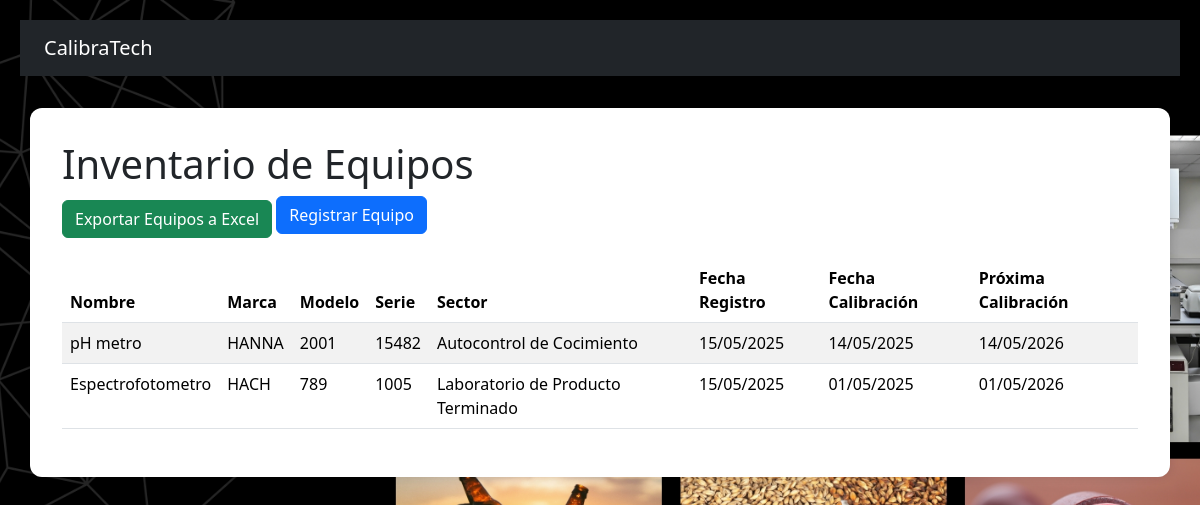
The app's page /registro/lista/ with its own data.
### registro/models.py (models this page shows, shortened)
class Equipo(models.Model):
    nombre = models.CharField(max_length=100)
    marca = models.CharField(max_length=100)
    modelo = models.CharField(max_length=100)
    serie = models.CharField(max_length=100, unique=True)
    SECTORES = [
        ('Laboratorio de Materias Primas', 'Laboratorio de Materias Primas'),
        ('Laboratorio de Producto Terminado', 'Laboratorio de Producto Terminado'),
        ('Laboratorio de Microbiología', 'Laboratorio de Microbiología'),
        ('Laboratorio de Materiales', 'Laboratorio de Materiales'),
        ('Autocontrol de Cocimiento', 'Autocontrol de Cocimiento'),
        ('Autocontrol de Fermentación', 'Autocontrol de Fermentación'),
        ('Autocontrol de Servicios', 'Autocontrol de Servicios'),
        ('Autocontrol de BTS', 'Autocontrol de BTS'),
        ('Autocontrol de PTA', 'Autocontrol de PTA'),
        ('Autocontrol de Filtros', 'Autocontrol de Filtros'),
        ('Autocontrol de Envasado', 'Autocontrol de Envasado'),
        ('Autocontrol de Sala de Válvulas', 'Autocontrol de Sala de Válvulas'),
    ]
    sector = models.CharField(max_length=50, choices=SECTORES)
    fecha_registro = models.DateTimeField(auto_now_add=True)
    fecha_calibracion = models.DateField(null=True)
    fecha_proxima_calibracion = models.DateField(null=True)

### registro/views.py (the view)
# urls.py: path('lista/', views.registro_lista, name='registro_lista'),
def registro_lista(request):
    equipos = Equipo.objects.all()
    return render(request, 'registro/lista.html', {'equipos': equipos})

### registro/templates/registro/lista.html
{% extends 'registro/base.html' %}
{% load static %}
{% block content %}
  <h1>Inventario de Equipos</h1>
  <a href="{% url 'exportar_equipos' %}" class="btn btn-success mb-3">
    Exportar Equipos a Excel
  </a>
  <a href="{% url 'add_equipo' %}" class="btn btn-primary mb-4">
    Registrar Equipo
  </a>
  {% if equipos %}
    <table class="table table-striped">
      <thead>
        <tr>
          <th>Nombre</th>
          <th>Marca</th>
          <th>Modelo</th>
          <th>Serie</th>
          <th>Sector</th>
          <th>Fecha Registro</th>
          <th>Fecha Calibración</th>
          <th>Próxima Calibración</th>
        </tr>
      </thead>
      <tbody>
        {% for equipo in equipos %}
          <tr>
            <td>{{ equipo.nombre }}</td>
            <td>{{ equipo.marca }}</td>
            <td>{{ equipo.modelo }}</td>
            <td>{{ equipo.serie }}</td>
            <td>{{ equipo.sector }}</td>
            <td>{{ equipo.fecha_registro|date:"d/m/Y" }}</td>
            <td>{{ equipo.fecha_calibracion|date:"d/m/Y" }}</td>
            <td>{{ equipo.fecha_proxima_calibracion|date:"d/m/Y" }}</td>
          </tr>
        {% endfor %}
      </tbody>
    </table>
  {% else %}
    <p>No hay equipos registrados.</p>
  {% endif %}
{% endblock %}

### registro/templates/registro/base.html
{% extends 'base.html' %}
{% load static %}
{% block background_style %}
style="background-image: url('{% static "images/registro1.jpg" %}'); background-size: cover; background-position: center; background-color: rgba(240,242,245,0.7);"
{% endblock %}

### templates/base.html (shortened to what this page needs)
{% load static %}
<!DOCTYPE html>
<html lang="es">
<head>
    <link href="https://cdn.jsdelivr.net/npm/bootstrap@5.3.3/dist/css/bootstrap.min.css" rel="stylesheet">
</head>
<body {% block background_style %}style="background-image: url('{% static 'images/repuestos1.jpg' %}'); background-size: cover; background-position: center; background-color: rgba(240, 242, 245, 0.7);"{% endblock %}>
    <nav class="navbar navbar-expand-lg navbar-dark bg-dark px-4">
        <a class="navbar-brand" href="/">CalibraTech</a>
    </nav>
    <div class="container">
        {% block content %}{% endblock %}
    </div>
</body>
</html>

### templates/base.html (style rules this page uses)
.container { background-color: white; border-radius: 12px; padding: 2rem; box-shadow: 0 0 10px rgba(0,0,0,0.1); }
.navbar { margin-bottom: 2rem; }
body { font-family: 'Segoe UI', sans-serif; margin: 0; padding: 20px; height: 100vh; }

### records on screen
Equipo: nombre "pH metro", marca "HANNA", modelo "2001", serie "15482", sector "Autocontrol de Cocimiento", fecha_registro "15/05/2025", fecha_calibracion "14/05/2025", fecha_proxima_calibracion "14/05/2026"
Equipo: nombre "Espectrofotometro", marca "HACH", modelo "789", serie "1005", sector "Laboratorio de Producto Terminado", fecha_registro "15/05/2025", fecha_calibracion "01/05/2025", fecha_proxima_calibracion "01/05/2026"
